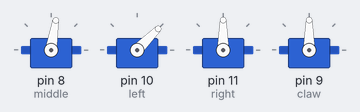
Recording of a sketch running on a simulated Arduino Uno, built with avr-gcc and run on an emulated ATmega328P. Parts: 4 × servo.

Above: at 0.15 s.
At 5.27 s:
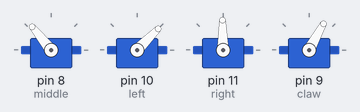
At 10.41 s:
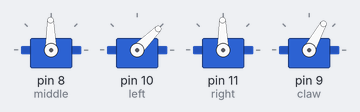
At 20.08 s:
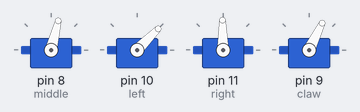
At 29.73 s:
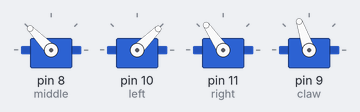
At 39.68 s:
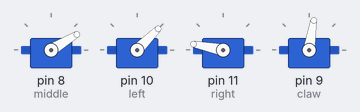
Timing chart, 0 to 40.0 s (numbered marks = the images above):
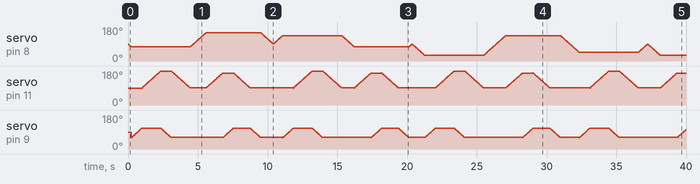

The sketch:

pickUp.ino
```cpp
#include <Servo.h>

Servo middle, left, right, claw ;  // creates 4 "servo objects"

//positions 30, 45, 60, 75, 90, 105, 120, 135, 150

void setup()
{
  middle.attach(8);
  left.attach(10);
  right.attach(11);
  claw.attach(9);
  claw.write(90);
  middle.write(90);
  left.write(45);
  right.write(90);
}

void loop()
{

 // 4 to 9
 grab(75);
 drop(150);

 // 8 to 4
 grab(135);
 drop(75);

 // 1 to 8
 grab(30);
 drop(135);

 // 2 to 1
 grab(45);
 drop(30);

 // 6 to 2
 grab(105);
 drop(45);

 // 9 to 6
 grab(150);
 drop(105);

 //Celebrate

 slow_move(left, 45, 5);
 laugh();

  delay(1000);
}


void slow_move(Servo &the_servo, int x, int y) {
  the_servo.write(x);
  int i;
  if (x < y) {
    for (i = x; i < y; i++) {
      the_servo.write(i);
      delay(15);
    }
  } else {
    for (i = x; i > y; i--) {
      the_servo.write(i);
      delay(15);
    }
  }

}

void grab(int middle_angle) {
  //slow_move(left, 10, 45);
  slow_move(middle, 90, middle_angle);
  slow_move(claw, 60, 110);
  slow_move(right, 90, 180);
  //delay(5000);
  slow_move(claw, 110, 60);
  slow_move(right, 180, 90);
  slow_move(middle, middle_angle, 90);
  //slow_move(left, 45, 10);
}

void drop(int middle_angle) {
  //slow_move(left, 10, 45);
  slow_move(middle, 90, middle_angle);
  slow_move(right, 90, 170);
  slow_move(claw, 60, 110);
  slow_move(right, 170, 90);
  slow_move(claw, 110, 60);
  slow_move(middle, middle_angle, 90);
  //slow_move(left, 45, 10);
}

void laugh(){
  for (int i = 1; i < 8; i++) {
    claw.write(160);
    delay(100);
    claw.write(25);
    delay(100);
  }
}

//Ranges middle [0,180], left [0, 90], right [0, 180]
```
